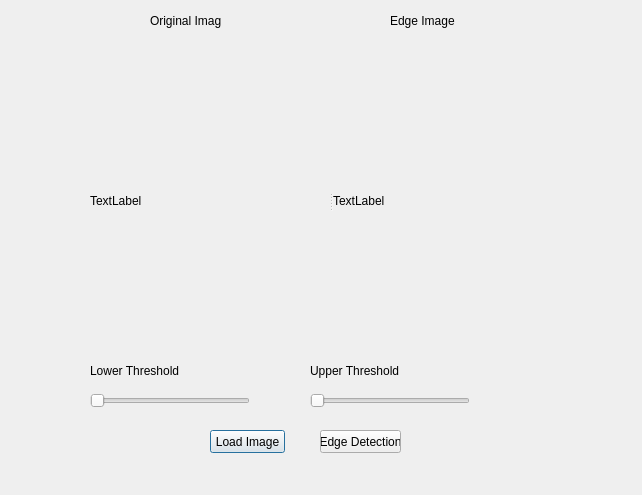
<?xml version="1.0" encoding="UTF-8"?>
<ui version="4.0">
 <class>Dialog</class>
 <widget class="QDialog" name="Dialog">
  <property name="geometry">
   <rect>
    <x>0</x>
    <y>0</y>
    <width>642</width>
    <height>495</height>
   </rect>
  </property>
  <property name="windowTitle">
   <string>Dialog</string>
  </property>
  <widget class="QSlider" name="LowerSlider">
   <property name="geometry">
    <rect>
     <x>90</x>
     <y>390</y>
     <width>160</width>
     <height>22</height>
    </rect>
   </property>
   <property name="orientation">
    <enum>Qt::Horizontal</enum>
   </property>
  </widget>
  <widget class="QPushButton" name="Loadbtn">
   <property name="geometry">
    <rect>
     <x>210</x>
     <y>430</y>
     <width>75</width>
     <height>23</height>
    </rect>
   </property>
   <property name="text">
    <string>Load Image</string>
   </property>
  </widget>
  <widget class="QPushButton" name="pushButton_2">
   <property name="geometry">
    <rect>
     <x>320</x>
     <y>430</y>
     <width>81</width>
     <height>23</height>
    </rect>
   </property>
   <property name="text">
    <string>Edge Detection</string>
   </property>
  </widget>
  <widget class="QLabel" name="label">
   <property name="geometry">
    <rect>
     <x>150</x>
     <y>10</y>
     <width>71</width>
     <height>21</height>
    </rect>
   </property>
   <property name="text">
    <string>Original Image</string>
   </property>
  </widget>
  <widget class="QLabel" name="label_2">
   <property name="geometry">
    <rect>
     <x>390</x>
     <y>10</y>
     <width>71</width>
     <height>21</height>
    </rect>
   </property>
   <property name="text">
    <string>Edge Image</string>
   </property>
  </widget>
  <widget class="QSplitter" name="splitter">
   <property name="geometry">
    <rect>
     <x>90</x>
     <y>50</y>
     <width>481</width>
     <height>301</height>
    </rect>
   </property>
   <property name="orientation">
    <enum>Qt::Horizontal</enum>
   </property>
   <widget class="QLabel" name="originalImage">
    <property name="autoFillBackground">
     <bool>true</bool>
    </property>
    <property name="text">
     <string>TextLabel</string>
    </property>
   </widget>
   <widget class="QLabel" name="edgeImage">
    <property name="autoFillBackground">
     <bool>true</bool>
    </property>
    <property name="text">
     <string>TextLabel</string>
    </property>
   </widget>
  </widget>
  <widget class="QLabel" name="label_3">
   <property name="geometry">
    <rect>
     <x>90</x>
     <y>360</y>
     <width>101</width>
     <height>21</height>
    </rect>
   </property>
   <property name="text">
    <string>Lower Threshold</string>
   </property>
  </widget>
  <widget class="QSlider" name="UpperSlider">
   <property name="geometry">
    <rect>
     <x>310</x>
     <y>390</y>
     <width>160</width>
     <height>22</height>
    </rect>
   </property>
   <property name="orientation">
    <enum>Qt::Horizontal</enum>
   </property>
  </widget>
  <widget class="QLabel" name="label_4">
   <property name="geometry">
    <rect>
     <x>310</x>
     <y>360</y>
     <width>101</width>
     <height>21</height>
    </rect>
   </property>
   <property name="text">
    <string>Upper Threshold</string>
   </property>
  </widget>
 </widget>
 <resources/>
 <connections/>
</ui>
